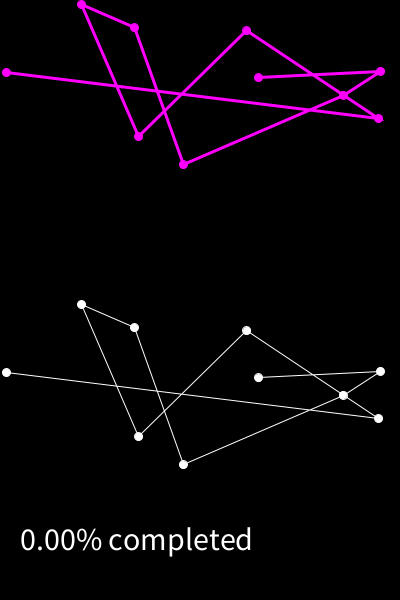
Frame 1 (no input)
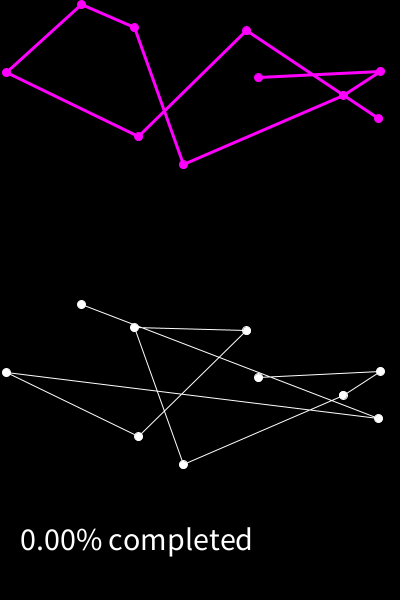
Frame 60 (the mouse pressed at the canvas centre just before this capture)
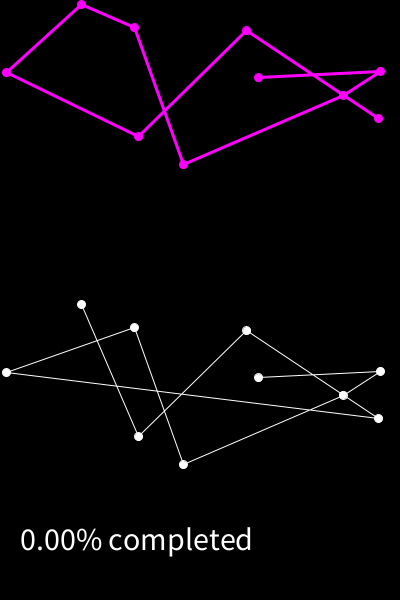
Frame 120 (the mouse held since frame 60 and released just before this capture)

The Processing sketch that drew these frames (run headless with seeded random() and noise(); from frame 60 on, the mouse is pressed at the canvas centre):

// Processing sketch: LexicographicOrder
// ── LexicographicOrder.pde
//EuzuBillahimineşşeydanirracim Bismillahirrahmanirrahim
//Algorithm --> https://www.quora.com/How-would-you-explain-an-algorithm-that-generates-permutations-using-lexicographic-ordering

int totalCities = 10;
PVector[] cities;
int[] order;
int totalPermutations;
int count = 0;
float recordDistance;
int[] bestEver;

public void setup( ) {
    size(400, 600);

    cities = new PVector[totalCities];
    order = new int[totalCities];
    bestEver = new int[totalCities];

    for(int i = 0; i < totalCities; i++){
        PVector v = new PVector(random(width), random(height / 2));
        cities[i] = v;
        order[i] = i;
    }

    float d = calcDistance(cities, order);
    recordDistance = d;
    arrayCopy(order,bestEver);

    totalPermutations = factorial(totalCities);

}

public void draw(){
    background(0);

    stroke(255, 0, 255);
    fill(255, 0, 255);
    for(int i = 0; i < totalCities; i++){
        ellipse(cities[i].x,cities[i].y,8,8);
    }

    stroke(255, 0, 255);
    strokeWeight(3);
    noFill();
    beginShape();
    for(int i = 0; i < totalCities; i++){
        int n = bestEver[i];
        vertex(cities[n].x,cities[n].y);
    }
    endShape();

    translate(0,height/2);
    stroke(255);
    strokeWeight(1);

    fill(255);
    for(int i = 0; i < totalCities; i++){
        ellipse(cities[i].x,cities[i].y,8,8);
    }

    noFill();
    beginShape();
    for(int i = 0; i < totalCities; i++){
        int n = order[i];
        vertex(cities[n].x,cities[n].y);
    }
    endShape();

    float d = calcDistance(cities, order);
    if(d < recordDistance){
        recordDistance = d;
        arrayCopy(order, bestEver);
    }
    nextOrder();
    textSize(32);
    float percent = 100 * ((float) count / (float) totalPermutations);
    text(nf(percent, 0, 2) + "% completed", 20, height / 2 - 50);


}

public void swap(int[] a, int i, int j) {
    int temp = a[i];
    a[i] = a[j];
    a[j] = temp;
}



public float calcDistance(PVector[] points, int[] order) {
    float sum = 0;
    for (int i = 0; i < order.length - 1; i++) {
        int cityAIndex = order[i];
        PVector cityA = points[cityAIndex];
        int cityBIndex = order[i + 1];
        PVector cityB = points[cityBIndex];
        float d = dist(cityA.x, cityA.y, cityB.x, cityB.y);
        sum += d;
    }
    return sum;
}






public void nextOrder(){
    count++;

    //STEP 1 : Find the largest i such that P[i]<P[i+1]. (If there is no such i, P is the last permutation.)
    int largestI = -1;
    for (int i = 0; i < order.length - 1; i++) {
        if (order[i] < order[i + 1]) {
          largestI = i;
        }
    }
    if(largestI == -1){
        noLoop();
        print("finished");
        return;
    }

    //STEP 2 : Find the largest j such that P[i]<P[j].
    int largestJ = -1;
    for (int j = 0; j < order.length; j++) {
        if (order[largestI] < order[j]) {
          largestJ = j;
        }
    }


    //STEP 3 : Swap P[i] and P[j].
    swap(order, largestI, largestJ);

    //STEP 4 : Reverse P[i+1 .. n].
    int size = order.length - largestI - 1;
    int[] endArray = new int[size];
    arrayCopy(order, largestI + 1, endArray, 0, size);
    endArray = reverse(endArray);
    arrayCopy(endArray, 0, order, largestI+1, size);
}



public int factorial(int n) {
  if (n == 1) {
    return 1;
  } else {
    return n * factorial(n - 1);
  }
}
